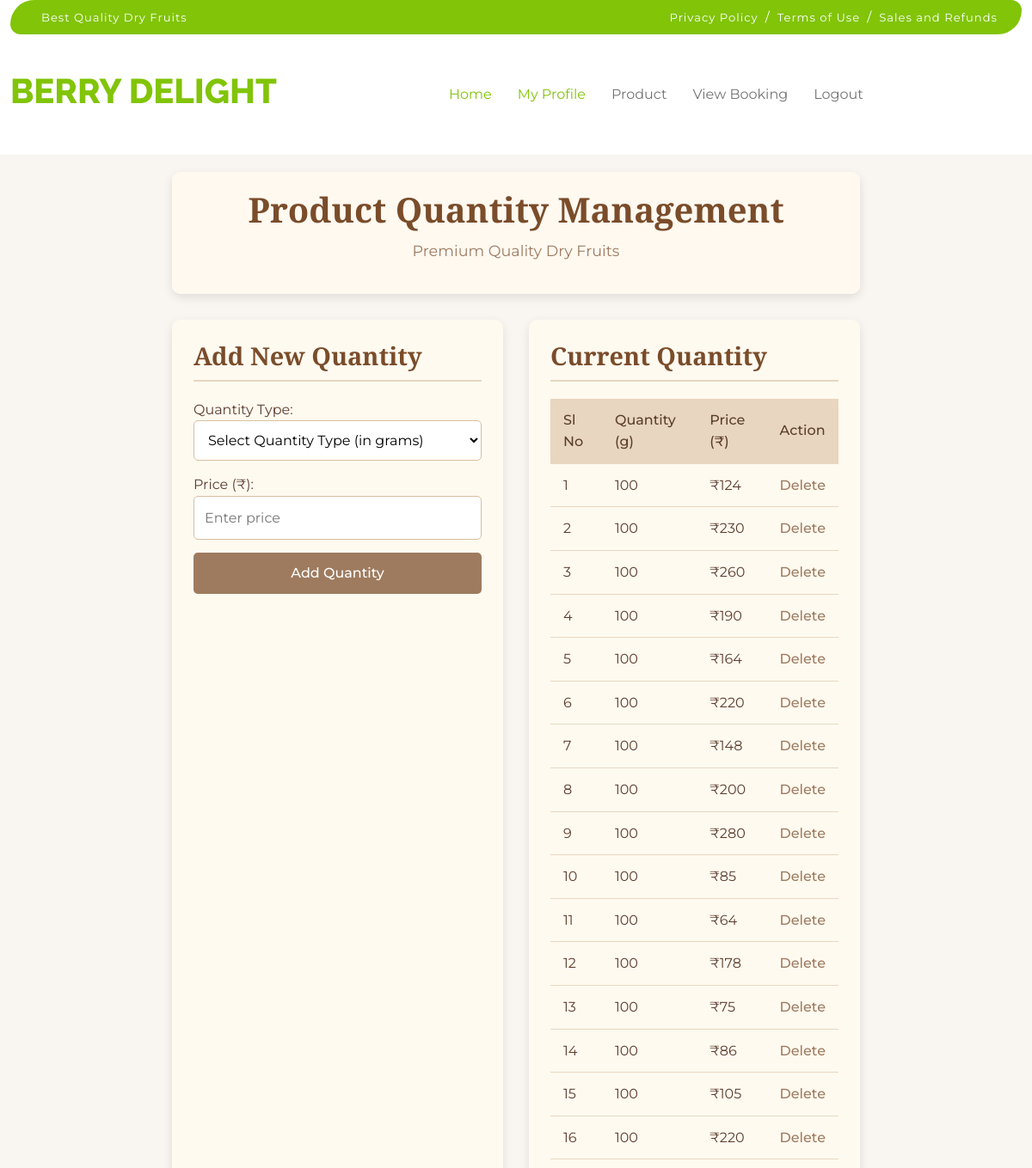
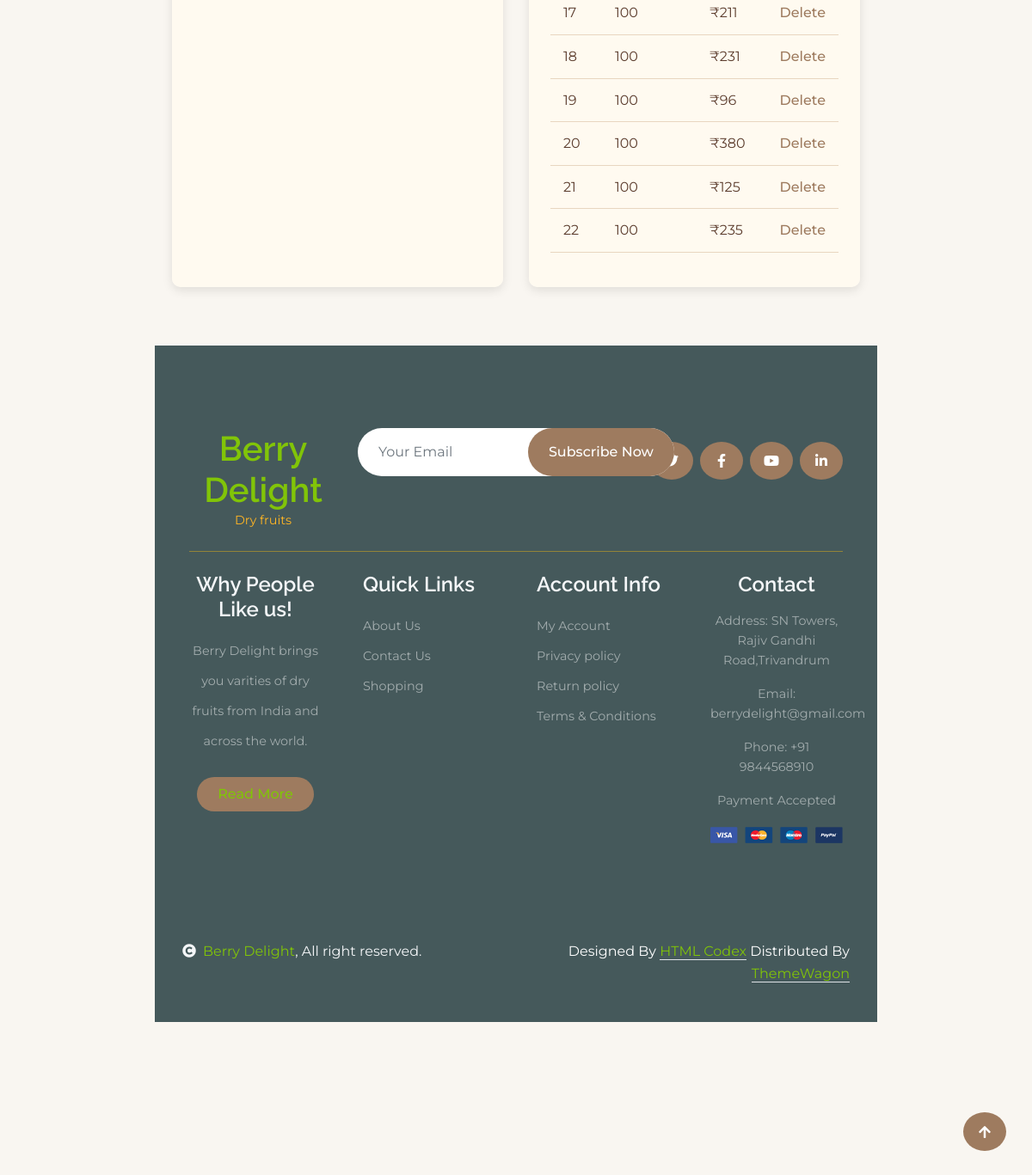
Screenshot of /Project/Seller/ProductQuantity.php with the database file from the repository (2 pictures, top to bottom).
### tables this page shows
CREATE TABLE `tbl_productqty` (
  `productqty_id` int(11) NOT NULL,
  `product_id` int(11) NOT NULL,
  `quantity_id` int(11) NOT NULL,
  `productqty_price` int(11) NOT NULL
);

CREATE TABLE `tbl_quantity` (
  `quantity_id` int(11) NOT NULL,
  `quantity_name` varchar(50) NOT NULL
);

### Project/Seller/ProductQuantity.php (the view, shortened to what this page needs)
<?php
include("../Assets/Connection/Connection.php");
		?>
<?php include("Header.php"); ?>
<div class="container">
    <div class="container">
        <div class="container">
            <div class="container">
<!DOCTYPE html PUBLIC "-//W3C//DTD XHTML 1.0 Transitional//EN" "http://www.w3.org/TR/xhtml1/DTD/xhtml1-transitional.dtd">
<html xmlns="http://www.w3.org/1999/xhtml">
<head>
</head>
<body>
<div class="container">
    <div class="header">
        <h1>Product Quantity Management</h1>
        <p>Premium Quality Dry Fruits</p>
    </div>
    <div class="content-wrapper">
        <div class="form-section">
            <h2 class="section-title">Add New Quantity</h2>
            <form id="form1" name="form1" method="post" action="">
                <label for="sel_quantity">Quantity Type:</label>
                <select name="sel_quantity" id="sel_quantity" required="required">
                    <option value="">Select Quantity Type (in grams)</option>
                </select>
                <label for="txt_price">Price (₹):</label>
                <input type="number" name="txt_price" id="txt_price" placeholder="Enter price" required />
                <input type="submit" name="btn_submit" id="btn_submit" value="Add Quantity" class="btn" />
            </form>
        </div>
   <div class="list-section">
            <h2 class="section-title">Current Quantity</h2>
            <table>
                <tr>
                    <th>Sl No</th>
                    <th>Quantity (g)</th>
                    <th>Price (₹)</th>
                    <th>Action</th>
                </tr>
                <?php
                $i=0;
                $sel="select * from tbl_productqty p inner join tbl_quantity q on p.quantity_id=q.quantity_id";
                $res=$Con->query($sel);
                while($data=$res->fetch_assoc())
                {
                    $i++;
                ?>
                <tr>
                    <td><?php echo $i;?></td>
                    <td><?php echo $data["quantity_name"]; ?></td>
                    <td>₹<?php echo $data["productqty_price"]; ?></td>
                    <td><a href="ProductQuantity.php?delId=<?php echo $data["quantity_id"]; ?>" class="action-link">Delete</a></td>
                </tr>
                <?php
                }
                ?>
            </table>
        </div>
            </div>
    <?php include("Footer.php"); ?>
</div>
</body>
</html>

### Project/Seller/Header.php (shortened to what this page needs)
<!DOCTYPE html>
<html lang="en">
    <head>
        <link rel="stylesheet" href="https://use.fontawesome.com/releases/v5.15.4/css/all.css"/>
        <link href="https://cdn.jsdelivr.net/npm/bootstrap-icons@1.4.1/font/bootstrap-icons.css" rel="stylesheet">
        <link href="../Assets/Templates/Main/lib/lightbox/css/lightbox.min.css" rel="stylesheet">
        <link href="../Assets/Templates/Main/lib/owlcarousel/../Assets/owl.carousel.min.css" rel="stylesheet">
        <link href="../Assets/Templates/Main/css/bootstrap.min.css" rel="stylesheet">
        <link href="../Assets/Templates/Main/css/style.css" rel="stylesheet">
    </head>
    <body>
        <div class="container-fluid fixed-top">
            <div class="container topbar bg-primary d-none d-lg-block">
                <div class="d-flex justify-content-between">
                    <div class="top-info ps-2">
                        <a href="#" class="text-white"><small class="text-white mx-2">Best Quality Dry Fruits</small></a>
                    </div>
                    <div class="top-link pe-2">
                        <a href="#" class="text-white"><small class="text-white mx-2">Privacy Policy</small>/</a>
                        <a href="#" class="text-white"><small class="text-white mx-2">Terms of Use</small>/</a>
                        <a href="#" class="text-white"><small class="text-white ms-2">Sales and Refunds</small></a>
                    </div>
                </div>
            </div>
            <div class="container px-0">
                <nav class="navbar navbar-light bg-white navbar-expand-xl">
                    <a href="index.html" class="navbar-brand"><h1 class="text-primary display-6">BERRY DELIGHT</h1></a>
                    <div class="collapse navbar-collapse bg-white" id="navbarCollapse">
                        <div class="navbar-nav mx-auto">
                            <a href="../index.php" class="nav-item nav-link active">Home</a>
                            <a href="MyProfile.php" class="nav-item nav-link active">My Profile</a>
                            <a href="Product.php" class="nav-item nav-link">Product</a>
                             <a href="ViewBooking.php" class="nav-item nav-link">View Booking</a>
                             <a href="../Guest/Login.php" class="nav-item nav-link">Logout</a>
                            </div>
                        </div>
                        </div>
                    </div>
         <div style="padding:100px">

### Project/Seller/Footer.php (shortened to what this page needs)
</div>
        <div class="container-fluid bg-dark text-white-50 footer pt-5 mt-5">
            <div class="container py-5">
                <div class="pb-4 mb-4" style="border-bottom: 1px solid rgba(226, 175, 24, 0.5) ;">
                    <div class="row g-4">
                        <div class="col-lg-3">
                            <a href="#">
                                <h1 class="text-primary mb-0">Berry Delight</h1>
                                <p class="text-secondary mb-0">Dry fruits</p>
                            </a>
                        </div>
                        <div class="col-lg-6">
                            <div class="position-relative mx-auto">
                                <input class="form-control border-0 w-100 py-3 px-4 rounded-pill" type="number" placeholder="Your Email">
                                <button type="submit" class="btn btn-primary border-0 border-secondary py-3 px-4 position-absolute rounded-pill text-white" style="top: 0; right: 0;">Subscribe Now</button>
                            </div>
                        </div>
                        <div class="col-lg-3">
                            <div class="d-flex justify-content-end pt-3">
                                <a class="btn  btn-outline-secondary me-2 btn-md-square rounded-circle" href=""><i class="fab fa-twitter"></i></a>
                                <a class="btn btn-outline-secondary me-2 btn-md-square rounded-circle" href=""><i class="fab fa-facebook-f"></i></a>
                                <a class="btn btn-outline-secondary me-2 btn-md-square rounded-circle" href=""><i class="fab fa-youtube"></i></a>
                                <a class="btn btn-outline-secondary btn-md-square rounded-circle" href=""><i class="fab fa-linkedin-in"></i></a>
                            </div>
                        </div>
                    </div>
                </div>
                <div class="row g-5">
                    <div class="col-lg-3 col-md-6">
                        <div class="footer-item">
                            <h4 class="text-light mb-3">Why People Like us!</h4>
                            <p class="mb-4">Berry Delight brings you varities of dry fruits from India and across the world.</p>
                            <a href="" class="btn border-secondary py-2 px-4 rounded-pill text-primary">Read More</a>
                        </div>
                    </div>
                    <div class="col-lg-3 col-md-6">
                        <div class="d-flex flex-column text-start footer-item">
                            <h4 class="text-light mb-3">Quick Links</h4>
                            <a class="btn-link" href="">About Us</a>
                            <a class="btn-link" href="">Contact Us</a>
                            <a class="btn-link" href="">Shopping</a>
                        </div>
                    </div>
                    <div class="col-lg-3 col-md-6">
                        <div class="d-flex flex-column text-start footer-item">
                            <h4 class="text-light mb-3">Account Info</h4>
                            <a class="btn-link" href="">My Account</a>
                            <a class="btn-link" href="">Privacy policy</a>
                            <a class="btn-link" href="">Return policy</a>
                            <a class="btn-link" href="">Terms & Conditions </a>
                        </div>
                    </div>
                    <div class="col-lg-3 col-md-6">
                        <div class="footer-item">
                            <h4 class="text-light mb-3">Contact</h4>
                            <p>Address: SN Towers, Rajiv Gandhi Road,Trivandrum</p>
                            <p>Email: berrydelight@gmail.com</p>
                            <p>Phone: +91 9844568910</p>
                            <p>Payment Accepted</p>
                            <img src="../Assets/Templates/Main/img/payment.png" class="img-fluid" alt="">
                        </div>
                    </div>
                </div>
            </div>
        </div>
        <div class="container-fluid copyright bg-dark py-4">
            <div class="container">
                <div class="row">
                    <div class="col-md-6 text-center text-md-start mb-3 mb-md-0">
                        <span class="text-light"><a href="#"><i class="fas fa-copyright text-light me-2"></i>Berry Delight</a>, All right reserved.</span>
                    </div>
                    <div class="col-md-6 my-auto text-center text-md-end text-white">
                        Designed By <a class="border-bottom" href="https://htmlcodex.com">HTML Codex</a> Distributed By <a class="border-bottom" href="https://themewagon.com">ThemeWagon</a>
                    </div>
                </div>
            </div>
        </div>
        <a href="#" class="btn btn-primary border-3 border-primary rounded-circle back-to-top"><i class="fa fa-arrow-up"></i></a>
    </body>
</html>

### Project/Assets/Templates/Main/css/style.css (style rules this page uses)
.back-to-top { position: fixed; right: 30px; bottom: 30px; display: flex; width: 45px; height: 45px; align-items: center; justify-content: center; transition: 0.5s; z-index: 99; }
.btn { font-weight: 600; transition: .5s; }
.btn-md-square { width: 44px; height: 44px; }
.btn-square, .btn-sm-square, .btn-md-square, .btn-lg-square { padding: 0; display: flex; align-items: center; justify-content: center; font-weight: normal; }
.btn.border-secondary { transition: 0.5s; }
.fixed-top { transition: 0.5s; background: var(--bs-white); border: 0; }
.topbar { padding: 20px; border-radius: 230px 100px; }
.topbar .top-info { font-size: 15px; line-height: 0; letter-spacing: 1px; display: flex; align-items: center; }
.topbar .top-link { font-size: 15px; line-height: 0; letter-spacing: 1px; display: flex; align-items: center; }
.topbar .top-link a { letter-spacing: 1px; }
.navbar .navbar-nav .nav-link { padding: 10px 15px; font-size: 16px; transition: .5s; }
.navbar { height: 100px; border-bottom: 1px solid rgba(255, 255, 255, .1); }
.navbar .navbar-nav .nav-link:hover, .navbar .navbar-nav .nav-link.active, .fixed-top.bg-white .navbar .navbar-nav .nav-link:hover, .fixed-top.bg-white .navbar .navbar-nav .nav-link.active { color: var(--bs-primary); }
.footer .footer-item .btn-link { line-height: 35px; color: rgba(255, 255, 255, .5); transition: 0.5s; }
.footer .footer-item p.mb-4 { line-height: 35px; }

### Project/Seller/ProductQuantity.php (style rules this page uses)
* { margin: 0; padding: 0; box-sizing: border-box; }
body { font-family: 'Montserrat', sans-serif; background-color: #f9f6f1; color: #5c3d2e; line-height: 1.6; background-image: url('https://images.unsplash.com/photo-1615485925500-6fd42c657c29?ixlib=rb-1.2.1&auto=format&fit=crop&w=1350&q=80'); background-size: cover; background-attachment: fixed; background-position: center; }
.container { max-width: 1200px; margin: 0 auto; padding: 20px; }
.header { text-align: center; margin-bottom: 30px; padding: 20px; background: rgba(255, 250, 240, 0.9); border-radius: 10px; box-shadow: 0 4px 12px rgba(0, 0, 0, 0.1); }
.header h1 { font-family: 'Playfair Display', serif; color: #7a4c2a; font-size: 2.5rem; margin-bottom: 10px; }
.header p { color: #9e7b5f; font-size: 1.1rem; }
.content-wrapper { display: flex; gap: 30px; flex-wrap: wrap; }
.form-section, .list-section { background: rgba(255, 250, 240, 0.95); padding: 25px; border-radius: 10px; box-shadow: 0 4px 12px rgba(0, 0, 0, 0.1); flex: 1; min-width: 300px; }
.section-title { font-family: 'Playfair Display', serif; color: #7a4c2a; margin-bottom: 20px; padding-bottom: 10px; border-bottom: 2px solid #e8d6c0; font-size: 1.8rem; }
table { width: 100%; border-collapse: collapse; margin: 15px 0; }
table th, table td { padding: 12px 15px; text-align: left; border-bottom: 1px solid #e8d6c0; }
table th { background-color: #e8d6c0; color: #5c3d2e; font-weight: 500; }
input, select { width: 100%; padding: 12px; margin-bottom: 15px; border: 1px solid #d9bf9f; border-radius: 5px; background: #fff; font-family: 'Montserrat', sans-serif; font-size: 1rem; }
.btn { background: #9e7b5f; color: white; border: none; padding: 12px 25px; border-radius: 5px; cursor: pointer; font-family: 'Montserrat', sans-serif; font-weight: 500; font-size: 1rem; transition: background 0.3s ease; }
.action-link { color: #9e7b5f; text-decoration: none; font-weight: 500; transition: color 0.3s ease; }
.footer { text-align: center; margin-top: 40px; padding: 20px; color: #9e7b5f; font-size: 0.9rem; }

### rows the page displays
tbl_productqty: quantity.quantity_name "100", productqty_price "124"
tbl_productqty: quantity.quantity_name "100", productqty_price "230"
tbl_productqty: quantity.quantity_name "100", productqty_price "260"
tbl_productqty: quantity.quantity_name "100", productqty_price "190"
tbl_productqty: quantity.quantity_name "100", productqty_price "164"
tbl_productqty: quantity.quantity_name "100", productqty_price "220"
tbl_productqty: quantity.quantity_name "100", productqty_price "148"
tbl_productqty: quantity.quantity_name "100", productqty_price "200"
tbl_productqty: quantity.quantity_name "100", productqty_price "280"
tbl_productqty: quantity.quantity_name "100", productqty_price "85"
tbl_productqty: quantity.quantity_name "100", productqty_price "64"
tbl_productqty: quantity.quantity_name "100", productqty_price "178"
tbl_productqty: quantity.quantity_name "100", productqty_price "75"
tbl_productqty: quantity.quantity_name "100", productqty_price "86"
tbl_productqty: quantity.quantity_name "100", productqty_price "105"
tbl_productqty: quantity.quantity_name "100", productqty_price "220"
tbl_productqty: quantity.quantity_name "100", productqty_price "211"
tbl_productqty: quantity.quantity_name "100", productqty_price "231"
tbl_productqty: quantity.quantity_name "100", productqty_price "96"
tbl_productqty: quantity.quantity_name "100", productqty_price "380"
tbl_productqty: quantity.quantity_name "100", productqty_price "125"
tbl_productqty: quantity.quantity_name "100", productqty_price "235"
